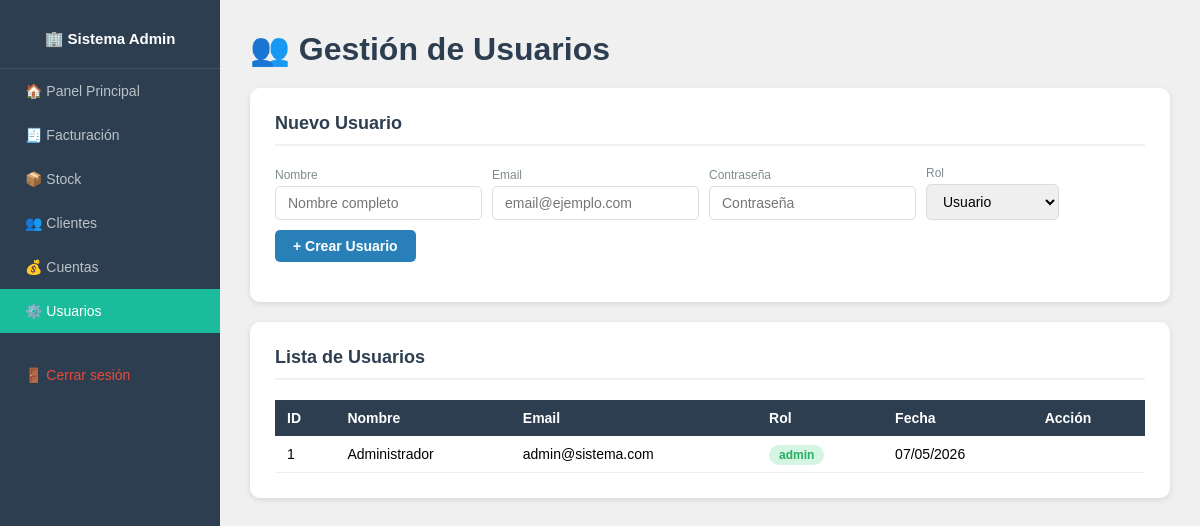
/usuarios (signed in), run on the app's committed database.
### tables this page shows
CREATE TABLE usuarios (
            id INTEGER PRIMARY KEY AUTOINCREMENT,
            nombre TEXT,
            email TEXT UNIQUE,
            contrasena TEXT,
            rol TEXT,
            fecha TEXT
        );

### app.py (the view)
@app.route("/usuarios")
@admin_requerido
def usuarios():
    con = get_db()
    cur = con.cursor()
    cur.execute("SELECT * FROM usuarios ORDER BY id DESC")
    usuarios = cur.fetchall()
    con.close()
    return render_template("usuarios.html", usuarios=usuarios)

### app.py (called while the page is built)
def get_db():
    con = sqlite3.connect("facturas.db")
    con.row_factory = sqlite3.Row
    return con

def admin_requerido(f):
    @wraps(f)
    def decorador(*args, **kwargs):
        if "usuario" not in session:
            return redirect(url_for("login"))
        if session.get("rol") != "admin":
            return redirect(url_for("index"))
        return f(*args, **kwargs)
    return decorador

### templates/usuarios.html (shortened to what this page needs)
{% extends "base.html" %}
{% block contenido %}
<h1 style="color:#2c3e50; margin-bottom:20px;">👥 Gestión de Usuarios</h1>
<div class="seccion">
  <h2>Nuevo Usuario</h2>
  <form method="POST" action="/usuarios/nuevo">
    <div class="form-grupo">
      <div>
        <label>Nombre</label>
        <input type="text" name="nombre" placeholder="Nombre completo" required>
      </div>
      <div>
        <label>Email</label>
        <input type="email" name="email" placeholder="email@ejemplo.com" required>
      </div>
      <div>
        <label>Contraseña</label>
        <input type="password" name="contrasena" placeholder="Contraseña" required>
      </div>
      <div>
        <label>Rol</label>
        <select name="rol">
          <option value="usuario">Usuario</option>
        </select>
      </div>
      <div>
        <button type="submit" class="btn btn-azul">+ Crear Usuario</button>
      </div>
    </div>
  </form>
</div>
<div class="seccion">
  <h2>Lista de Usuarios</h2>
  <table>
    <thead>
      <tr>
        <th>ID</th>
        <th>Nombre</th>
        <th>Email</th>
        <th>Rol</th>
        <th>Fecha</th>
        <th>Acción</th>
      </tr>
    </thead>
    <tbody>
      {% for u in usuarios %}
      <tr>
        <td>{{ u[0] }}</td>
        <td>{{ u[1] }}</td>
        <td>{{ u[2] }}</td>
        <td>
          <span class="badge {% if u[4] == 'admin' %}badge-verde{% else %}badge-rojo{% endif %}">
            {{ u[4] }}
          </span>
        </td>
        <td>{{ u[5] }}</td>
        <td>
        </td>
      </tr>
      {% endfor %}
    </tbody>
  </table>
</div>
{% endblock %}

### templates/base.html (style rules this page uses)
* { margin: 0; padding: 0; box-sizing: border-box; }
body { font-family: Arial, sans-serif; background-color: #f0f0f0; display: flex; }
.seccion { background: white; border-radius: 10px; padding: 25px; box-shadow: 0 2px 6px rgba(0,0,0,0.1); margin-bottom: 20px; }
.seccion h2 { color: #2c3e50; margin-bottom: 20px; font-size: 18px; border-bottom: 2px solid #f0f0f0; padding-bottom: 10px; }
.form-grupo { display: flex; gap: 10px; flex-wrap: wrap; margin-bottom: 15px; align-items: flex-end; }
.form-grupo input, .form-grupo select { padding: 8px 12px; border: 1px solid #ddd; border-radius: 5px; font-size: 14px; flex: 1; min-width: 120px; }
.form-grupo label { font-size: 12px; color: #7f8c8d; display: block; margin-bottom: 4px; }
.btn { padding: 8px 18px; border: none; border-radius: 5px; font-size: 14px; font-weight: bold; cursor: pointer; text-decoration: none; display: inline-block; }
.btn-azul { background-color: #2980b9; color: white; }
table { width: 100%; border-collapse: collapse; font-size: 14px; }
th { background-color: #2c3e50; color: white; padding: 10px 12px; text-align: left; }
td { padding: 10px 12px; border-bottom: 1px solid #eee; }
.badge { padding: 3px 10px; border-radius: 12px; font-size: 12px; font-weight: bold; }
.badge-verde { background: #d5f5e3; color: #27ae60; }

### data on the page
usuarios: id "1", nombre "Administrador", email "admin@sistema.com", rol "admin", fecha "07/05/2026"
